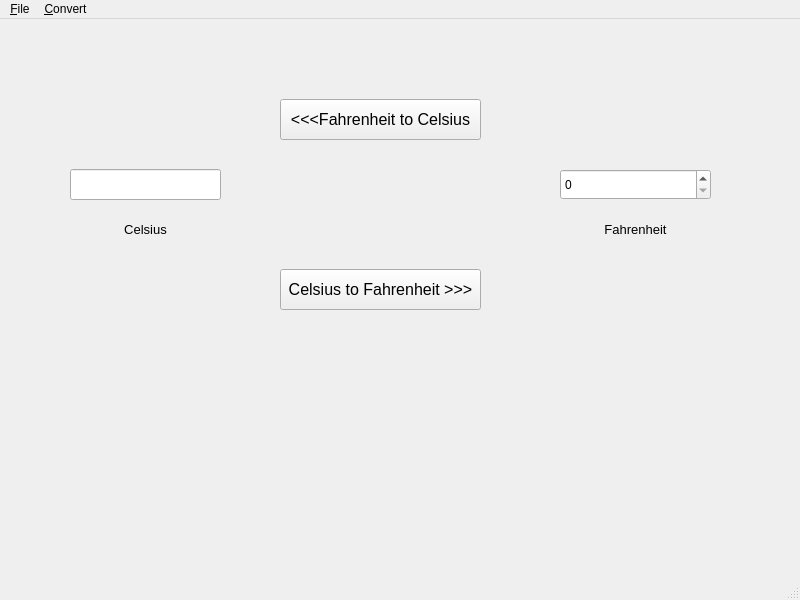
<?xml version="1.0" encoding="UTF-8"?>
<ui version="4.0">
 <class>MainWindow</class>
 <widget class="QMainWindow" name="MainWindow">
  <property name="geometry">
   <rect>
    <x>0</x>
    <y>0</y>
    <width>800</width>
    <height>600</height>
   </rect>
  </property>
  <property name="windowTitle">
   <string>MainWindow</string>
  </property>
  <widget class="QWidget" name="centralwidget">
   <widget class="QPushButton" name="btn_FtoC">
    <property name="geometry">
     <rect>
      <x>280</x>
      <y>80</y>
      <width>201</width>
      <height>41</height>
     </rect>
    </property>
    <property name="font">
     <font>
      <family>Arial</family>
      <pointsize>12</pointsize>
     </font>
    </property>
    <property name="text">
     <string>&lt;&lt;&lt;Fahrenheit to Celsius</string>
    </property>
   </widget>
   <widget class="QPushButton" name="btn_CtoF">
    <property name="geometry">
     <rect>
      <x>280</x>
      <y>250</y>
      <width>201</width>
      <height>41</height>
     </rect>
    </property>
    <property name="font">
     <font>
      <family>Arial</family>
      <pointsize>12</pointsize>
     </font>
    </property>
    <property name="text">
     <string>Celsius to Fahrenheit &gt;&gt;&gt;</string>
    </property>
   </widget>
   <widget class="QLineEdit" name="editCel">
    <property name="geometry">
     <rect>
      <x>70</x>
      <y>150</y>
      <width>151</width>
      <height>31</height>
     </rect>
    </property>
   </widget>
   <widget class="QSpinBox" name="spinFahr">
    <property name="geometry">
     <rect>
      <x>560</x>
      <y>150</y>
      <width>151</width>
      <height>31</height>
     </rect>
    </property>
   </widget>
   <widget class="QLabel" name="label">
    <property name="geometry">
     <rect>
      <x>70</x>
      <y>200</y>
      <width>151</width>
      <height>21</height>
     </rect>
    </property>
    <property name="font">
     <font>
      <family>Arial</family>
      <pointsize>10</pointsize>
     </font>
    </property>
    <property name="text">
     <string>&lt;html&gt;&lt;head/&gt;&lt;body&gt;&lt;p align=&quot;center&quot;&gt;Celsius&lt;/p&gt;&lt;/body&gt;&lt;/html&gt;</string>
    </property>
   </widget>
   <widget class="QLabel" name="label_2">
    <property name="geometry">
     <rect>
      <x>560</x>
      <y>200</y>
      <width>151</width>
      <height>21</height>
     </rect>
    </property>
    <property name="font">
     <font>
      <family>Arial</family>
      <pointsize>10</pointsize>
     </font>
    </property>
    <property name="text">
     <string>&lt;html&gt;&lt;head/&gt;&lt;body&gt;&lt;p align=&quot;center&quot;&gt;Fahrenheit&lt;/p&gt;&lt;/body&gt;&lt;/html&gt;</string>
    </property>
   </widget>
  </widget>
  <widget class="QMenuBar" name="menubar">
   <property name="geometry">
    <rect>
     <x>0</x>
     <y>0</y>
     <width>800</width>
     <height>23</height>
    </rect>
   </property>
   <widget class="QMenu" name="menuFile">
    <property name="title">
     <string>&amp;File</string>
    </property>
    <addaction name="actionExit"/>
   </widget>
   <widget class="QMenu" name="menuConvert">
    <property name="title">
     <string>&amp;Convert</string>
    </property>
    <addaction name="action_CtoF"/>
    <addaction name="action_FtoC"/>
   </widget>
   <addaction name="menuFile"/>
   <addaction name="menuConvert"/>
  </widget>
  <widget class="QStatusBar" name="statusbar"/>
  <action name="actionExit">
   <property name="text">
    <string>E&amp;xit</string>
   </property>
  </action>
  <action name="action_CtoF">
   <property name="text">
    <string>&amp;C to F</string>
   </property>
  </action>
  <action name="action_FtoC">
   <property name="text">
    <string>&amp;F to C</string>
   </property>
  </action>
 </widget>
 <resources/>
 <connections/>
</ui>
